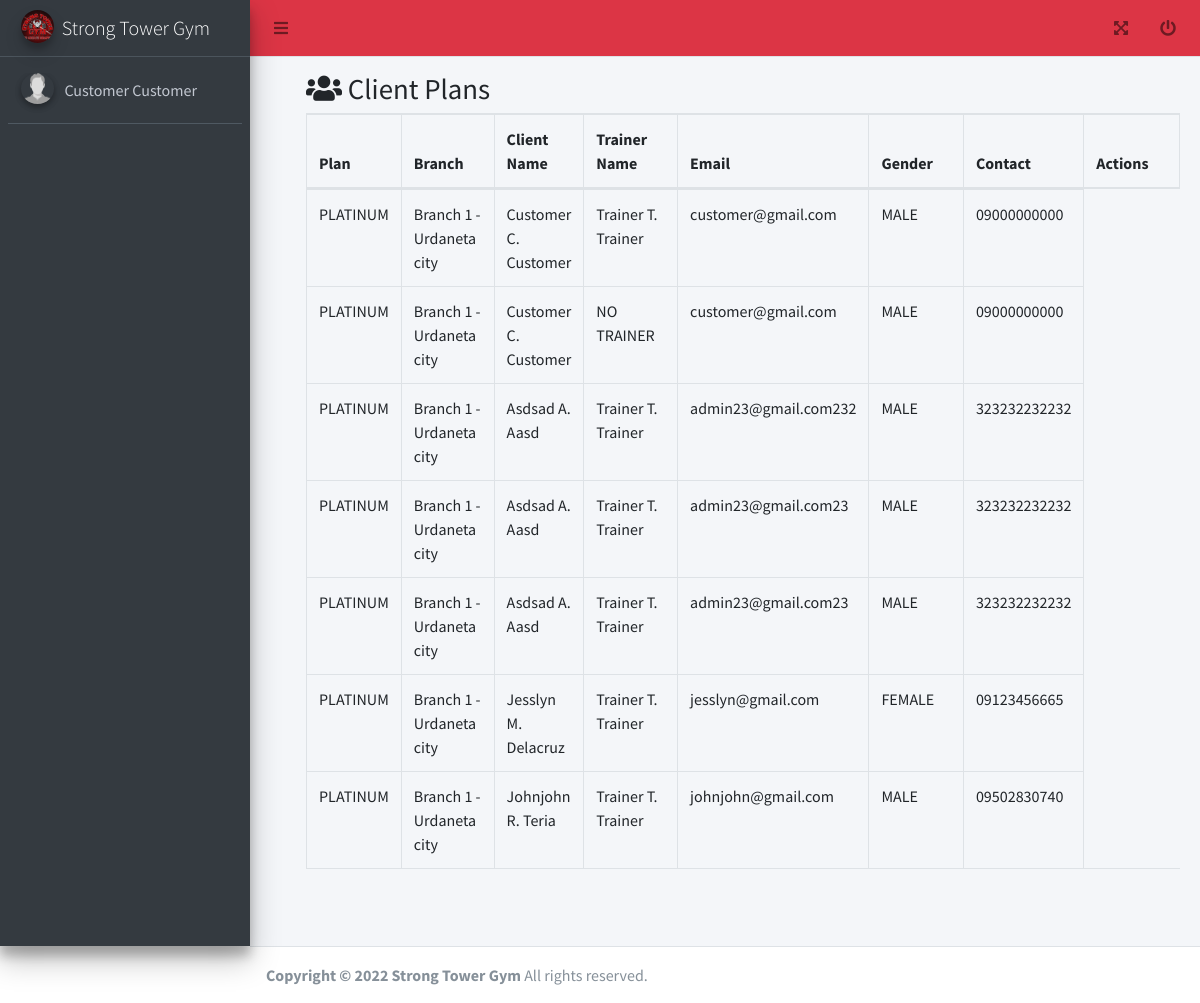
Page /admin/client_plans.php (signed in) on the earlier database version.
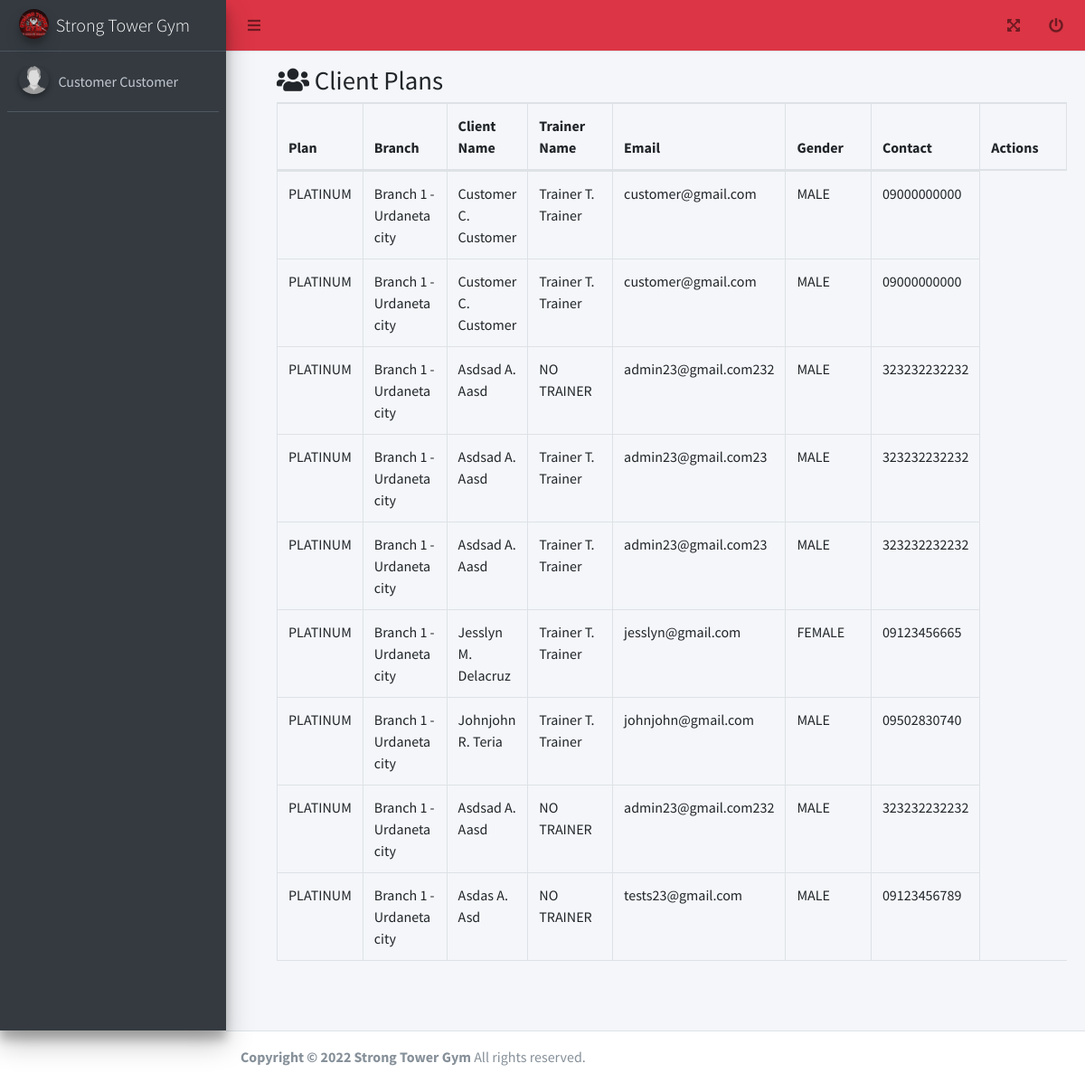
Same page on the later database version.
### tables this page shows
CREATE TABLE `tbl_client_plan` (
  `id` int(11) NOT NULL AUTO_INCREMENT,
  `client_id` int(11) DEFAULT NULL,
  `plan_id` int(11) DEFAULT NULL,
  `trainer_id` int(11) DEFAULT NULL,
  `expiration_date` date DEFAULT NULL,
  `created_date` datetime DEFAULT current_timestamp(),
  `updated_date` datetime DEFAULT current_timestamp(),
  `deleted_flag` tinyint(4) DEFAULT 0,
  PRIMARY KEY (`id`)
);

CREATE TABLE `tbl_plan` (
  `id` int(11) NOT NULL AUTO_INCREMENT,
  `name` varchar(45) DEFAULT NULL,
  `per_month` varchar(45) DEFAULT NULL,
  `per_session` varchar(45) DEFAULT NULL,
  `description` text DEFAULT NULL,
  `deleted_flag` tinyint(4) DEFAULT 0,
  `backup` text DEFAULT NULL,
  PRIMARY KEY (`id`)
);

CREATE TABLE `tbl_branch` (
  `id` int(11) NOT NULL AUTO_INCREMENT,
  `name` varchar(255) DEFAULT NULL,
  `description` text DEFAULT NULL,
  `created_date` datetime DEFAULT current_timestamp(),
  `updated_date` datetime DEFAULT current_timestamp(),
  `deleted_flag` tinyint(4) DEFAULT 0,
  `sub_title` text DEFAULT NULL,
  PRIMARY KEY (`id`)
);

CREATE TABLE `tbl_user_info` (
  `id` int(11) NOT NULL AUTO_INCREMENT,
  `first_name` varchar(255) DEFAULT NULL,
  `middle_name` varchar(45) DEFAULT NULL,
  `last_name` varchar(45) DEFAULT NULL,
  `gender_id` int(11) DEFAULT NULL,
  `contact_no` varchar(45) DEFAULT NULL,
  `picture` varchar(255) DEFAULT 'default.jpg',
  `created_date` datetime DEFAULT current_timestamp(),
  `updated_date` datetime DEFAULT current_timestamp(),
  `deleted_flag` tinyint(4) DEFAULT 0,
  `address` varchar(45) DEFAULT NULL,
  `medical_certificate` varchar(225) DEFAULT 'default.jpg',
  PRIMARY KEY (`id`)
);

CREATE TABLE `tbl_user` (
  `id` int(11) NOT NULL AUTO_INCREMENT,
  `username` varchar(255) DEFAULT NULL,
  `email` varchar(255) DEFAULT NULL,
  `password` varchar(255) DEFAULT NULL,
  `branch_id` int(11) DEFAULT NULL,
  `access_id` int(11) DEFAULT NULL,
  `client_plan_id` int(11) DEFAULT 0,
  `plan_expiration_date` date DEFAULT NULL,
  `verified` tinyint(4) DEFAULT 0,
  `created_date` datetime DEFAULT current_timestamp(),
  `updated_date` datetime DEFAULT current_timestamp(),
  `deleted_flag` tinyint(4) DEFAULT 0,
  `access` varchar(45) DEFAULT NULL,
  PRIMARY KEY (`id`)
);

CREATE TABLE `tbl_gender` (
  `id` int(11) NOT NULL AUTO_INCREMENT,
  `name` varchar(45) DEFAULT NULL,
  `created_date` datetime DEFAULT current_timestamp(),
  `updated_date` datetime DEFAULT current_timestamp(),
  `deleted_flag` tinyint(4) DEFAULT 0,
  PRIMARY KEY (`id`)
);

### functions.php (called while the page is built, shortened)
<?php
function get_list($sql)
{
  $data = array();
  $result = mysqli_query($_SESSION['conn'], $sql);
  while ($row = mysqli_fetch_assoc($result)) {
    $data[] = $row;
  }
  return $data;
}

### admin/client_plans.php (the view, shortened to what this page needs)
<?php include('header.php'); ?>
<link rel="stylesheet" href="../adminlte/plugins/datatables-bs4/css/dataTables.bootstrap4.min.css">
<link rel="stylesheet" href="../adminlte/plugins/datatables-responsive/css/responsive.bootstrap4.min.css">
<link rel="stylesheet" href="../adminlte/plugins/datatables-buttons/css/buttons.bootstrap4.min.css">
<div>
  <div class="content-wrapper">
    <div class="content-header">
      <div class="container-fluid" id="content">
        <div class="row mb-2">
          <div class="col-sm-12">
            <h1 class="m-0"><i class="fa fa-users"></i> Client Plans</h1>
          </div>
          <div class="col-sm-12">
            <table id="example2" class="table table-bordered table-hover dataTable dtr-inline" aria-describedby="example2_info">
              <thead>
                <tr>
                  <th>Plan</th>
                  <th>Branch</th>
                  <th>Client Name</th>
                  <th>Trainer Name</th>
                  <th>Email</th>
                  <th>Gender</th>
                  <th>Contact</th>
                  <th>Actions</th>
                </tr>
              </thead>
              <tbody>
                <?php $where = in_array($_SESSION['user']->access_id, array(2, 3, 4)) ? " and u.branch_id = '" . $_SESSION['user']->branch_id . "'" : ""; ?>
                <?php foreach (get_list("select tp.name as 'plan',b.name as `branch`,g.name as `gender`,UPPER(a.name) as 'access',ui.*,u.*,ui2.first_name as `t_first_name`,ui2.middle_name as `t_middle_name`, ui2.last_name as `t_last_name`,tc.id, ui2.id as `trainer_id` from tbl_client_plan tc inner join tbl_user u on u.id = tc.client_id inner join tbl_user_info ui on ui.id = u.id inner join tbl_access a on a.id = u.access_id inner join tbl_gender g on g.id = ui.gender_id inner join tbl_branch b on b.id = u.branch_id inner join tbl_plan tp on tp.id = tc.plan_id  left join tbl_user_info ui2 on ui2.id = tc.trainer_id where u.access_id = 4 and tc.deleted_flag = 0 $where") as $res) { ?>
                  <td><?php echo strtoupper($res['plan']); ?></td>
                  <td><?php echo ucfirst($res['branch']); ?></td>
                  <td><?php echo ucwords($res['first_name'] . ' ' . $res['middle_name'][0] . '. ' . $res['last_name']); ?></td>
                  <td><?php echo ucwords(!empty($res['trainer_id']) ? $res['t_first_name'] . ' ' . $res['t_middle_name'][0] . '. ' . $res['t_last_name'] : 'NO TRAINER'); ?></td>
                  <td><?php echo $res['email']; ?></td>
                  <td><?php echo strtoupper($res['gender']); ?></td>
                  <td><?php echo $res['contact_no']; ?></td>
                <?php } ?>
              </tbody>
            </table>
          </div>
        </div>
      </div>
    </div>
  </div>
</div>
</div>
<?php include('footer.php'); ?>

### admin/header.php (shortened to what this page needs)
<?php
require_once('../functions.php');
?>
<!DOCTYPE html>
<html lang="en">
<head>
  <link rel="stylesheet" href="../adminlte/plugins/fontawesome-free/css/all.min.css">
  <link rel="stylesheet" href="../adminlte/plugins/datatables-bs4/css/dataTables.bootstrap4.min.css">
  <link rel="stylesheet" href="../adminlte/plugins/datatables-responsive/css/responsive.bootstrap4.min.css">
  <link rel="stylesheet" href="../adminlte/plugins/datatables-buttons/css/buttons.bootstrap4.min.css">
  <link rel="stylesheet" href="../adminlte/dist/css/adminlte.min.css">
  <link rel="stylesheet" href="../adminlte/css/admin.css">
</head>
<body class="hold-transition sidebar-mini">
  <div class="wrapper">
    <nav class="main-header navbar navbar-expand navbar-danger navbar-light">
      <ul class="navbar-nav">
        <li class="nav-item">
          <a class="nav-link" data-widget="pushmenu" href="#" role="button"><i class="fas fa-bars"></i></a>
        </li>
      </ul>
      <ul class="navbar-nav ml-auto">
        <li class="nav-item">
          <a class="nav-link" data-widget="fullscreen" href="#" role="button">
            <i class="fas fa-expand-arrows-alt"></i>
          </a>
        </li>
        <li class="nav-item">
          <a class="nav-link" data-toggle="modal" data-target="#modal-default" role="button">
            <i class="fas fa-power-off"></i>
          </a>
        </li>
      </ul>
    </nav>
    <aside class="main-sidebar elevation-4 sidebar-dark-danger">
      <a href="#" class="brand-link">
        <img src="../adminlte/dist/img/logo.jpg" alt="AdminLTE Logo" class="brand-image img-circle elevation-3" style="opacity: .8">
        <span class="brand-text font-weight-light">Strong Tower Gym</span>
      </a>
      <div class="sidebar">
        <div class="user-panel mt-3 pb-3 mb-3 d-flex">
          <div class="image">
            <img src="../profile/<?= $_SESSION['user']->picture ?>" class="img-circle elevation-2" alt="User Image">
          </div>
          <div class="info">
            <a href="#" class="d-block"><?= ucfirst($_SESSION['user']->first_name) . ' ' . ucfirst($_SESSION['user']->last_name); ?></a>
          </div>
        </div>
      </div>
    </aside>

### admin/footer.php (shortened to what this page needs)
<footer class="main-footer">
  <strong>Copyright &copy; 2022 Strong Tower Gym</strong> All rights reserved.
</footer>
</body>
</html>

### adminlte/css/admin.css (style rules this page uses)
#content { padding: 3em; padding-top: 0px; min-height: 85vh; }

Differences in the rows shown:
changed tbl_client_plan (number 2 of 9 on the later page): tbl_user_info.id+first_name+middle_name "NO TRAINER" → "Trainer T. Trainer"
changed tbl_client_plan (number 3 of 9 on the later page): tbl_user_info.id+first_name+middle_name "Trainer T. Trainer" → "NO TRAINER"
added tbl_client_plan: plan.name "PLATINUM", tbl_branch.name "Branch 1 - Urdaneta city", tbl_user_info.first_name+middle_name+last_name "Asdsad A. Aasd", t_last_name "NO TRAINER", tbl_user.email "admin23@gmail.com232", tbl_gender.name "MALE", tbl_user_info.contact_no "323232232232"
added tbl_client_plan: plan.name "PLATINUM", tbl_branch.name "Branch 1 - Urdaneta city", tbl_user_info.first_name+middle_name+last_name "Asdas A. Asd", t_last_name "NO TRAINER", tbl_user.email "tests23@gmail.com", tbl_gender.name "MALE", tbl_user_info.contact_no "09123456789"
